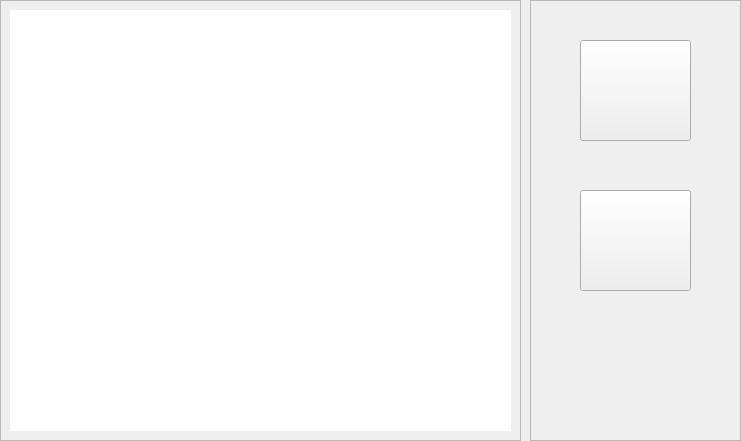
<?xml version="1.0" encoding="UTF-8"?>
<ui version="4.0">
 <class>LogDlg</class>
 <widget class="QWidget" name="LogDlg">
  <property name="geometry">
   <rect>
    <x>0</x>
    <y>0</y>
    <width>741</width>
    <height>441</height>
   </rect>
  </property>
  <property name="windowTitle">
   <string>Form</string>
  </property>
  <widget class="QFrame" name="frame">
   <property name="geometry">
    <rect>
     <x>0</x>
     <y>0</y>
     <width>521</width>
     <height>441</height>
    </rect>
   </property>
   <property name="styleSheet">
    <string notr="true"/>
   </property>
   <property name="frameShape">
    <enum>QFrame::StyledPanel</enum>
   </property>
   <property name="frameShadow">
    <enum>QFrame::Raised</enum>
   </property>
   <widget class="QPlainTextEdit" name="plainTextEdit">
    <property name="geometry">
     <rect>
      <x>10</x>
      <y>10</y>
      <width>501</width>
      <height>421</height>
     </rect>
    </property>
    <property name="focusPolicy">
     <enum>Qt::NoFocus</enum>
    </property>
    <property name="styleSheet">
     <string notr="true"/>
    </property>
    <property name="frameShape">
     <enum>QFrame::NoFrame</enum>
    </property>
    <property name="readOnly">
     <bool>true</bool>
    </property>
    <property name="plainText">
     <string/>
    </property>
   </widget>
  </widget>
  <widget class="QFrame" name="frame_2">
   <property name="geometry">
    <rect>
     <x>530</x>
     <y>0</y>
     <width>211</width>
     <height>441</height>
    </rect>
   </property>
   <property name="styleSheet">
    <string notr="true"/>
   </property>
   <property name="frameShape">
    <enum>QFrame::StyledPanel</enum>
   </property>
   <property name="frameShadow">
    <enum>QFrame::Raised</enum>
   </property>
   <widget class="QPushButton" name="exportLogBtn">
    <property name="geometry">
     <rect>
      <x>50</x>
      <y>40</y>
      <width>111</width>
      <height>101</height>
     </rect>
    </property>
    <property name="styleSheet">
     <string notr="true"/>
    </property>
    <property name="text">
     <string/>
    </property>
    <property name="icon">
     <iconset resource="firewall.qrc">
      <normaloff>:/images/exportLog2.png</normaloff>:/images/exportLog2.png</iconset>
    </property>
    <property name="iconSize">
     <size>
      <width>111</width>
      <height>111</height>
     </size>
    </property>
   </widget>
   <widget class="QPushButton" name="exportAllLogBtn">
    <property name="geometry">
     <rect>
      <x>50</x>
      <y>190</y>
      <width>111</width>
      <height>101</height>
     </rect>
    </property>
    <property name="styleSheet">
     <string notr="true"/>
    </property>
    <property name="text">
     <string/>
    </property>
    <property name="icon">
     <iconset resource="firewall.qrc">
      <normaloff>:/images/exportAllLog2.png</normaloff>:/images/exportAllLog2.png</iconset>
    </property>
    <property name="iconSize">
     <size>
      <width>111</width>
      <height>111</height>
     </size>
    </property>
   </widget>
  </widget>
 </widget>
 <resources>
  <include location="firewall.qrc"/>
 </resources>
 <connections/>
</ui>
